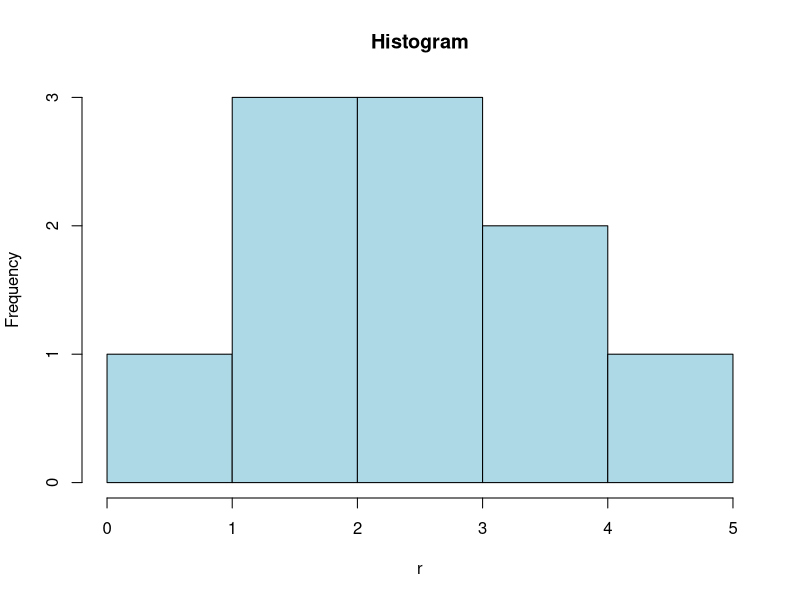

Here is the R script that generated this plot:
# Page 37 dataset.

r <- c(1,2,2,2,3,3,3,4,4,5)
X <- c(5,4,3,2,1)
f <- c(1,2,3,3,1)

fX <- X * f
p  <- f / sum(f) 
cp <- cumsum(rev(p))

# Create a dataframe and assign names to each column.  We assign names because
# the last column of df is named "rev.cp" after creation of the dataframe.

df <- data.frame(X, f, fX, p, rev(cp))
colnames(df) <- c("X","f","fX","p","cp")

# Plot the histogram, using the raw dataset.

hist(r, breaks = c(0,1,2,3,4,5), col = "lightblue", main = "Histogram")

# ---------------------------------------------------------------------------
# Answer to Problem 19.

r  <- c(5,5,6,6,6,6,6,7,7,7,7,7,7,8,8,8)
X  <- c(8,7,6,5)
f  <- c(3,6,5,2)
cf <- c(18,15,9,4)
cp <- c(72,60,36,16)

# Calculate the percentile rank for X = 6
y <- .5 * (cp[3] - cp[4])
cp[3] - y

# Calculate the percentile rank for X = 7
y <- .5 * (cp[2] - cp[3])
cp[2] - y

# Calculate the 20th percentile
numerator   <- cp[3] - 20
denominator <- cp[3] - cp[4]

pct <- numerator/denominator  

# Multiply 1 by the percent because there is a 1 point
# difference between the X values.  Add .5 to the upper
# X value to account for bin width.

6.5 - (1 * pct)

# Calculate the 66th percentile
numerator   <- cp[1] - 66
denominator <- cp[1] - cp[2]

pct <- numerator/denominator  

# Multiply 1 by the percent because there is a 1 point
# difference between the X values.  Add .5 to the upper
# X value to account for bin width.

8.5 - (1 * pct)


